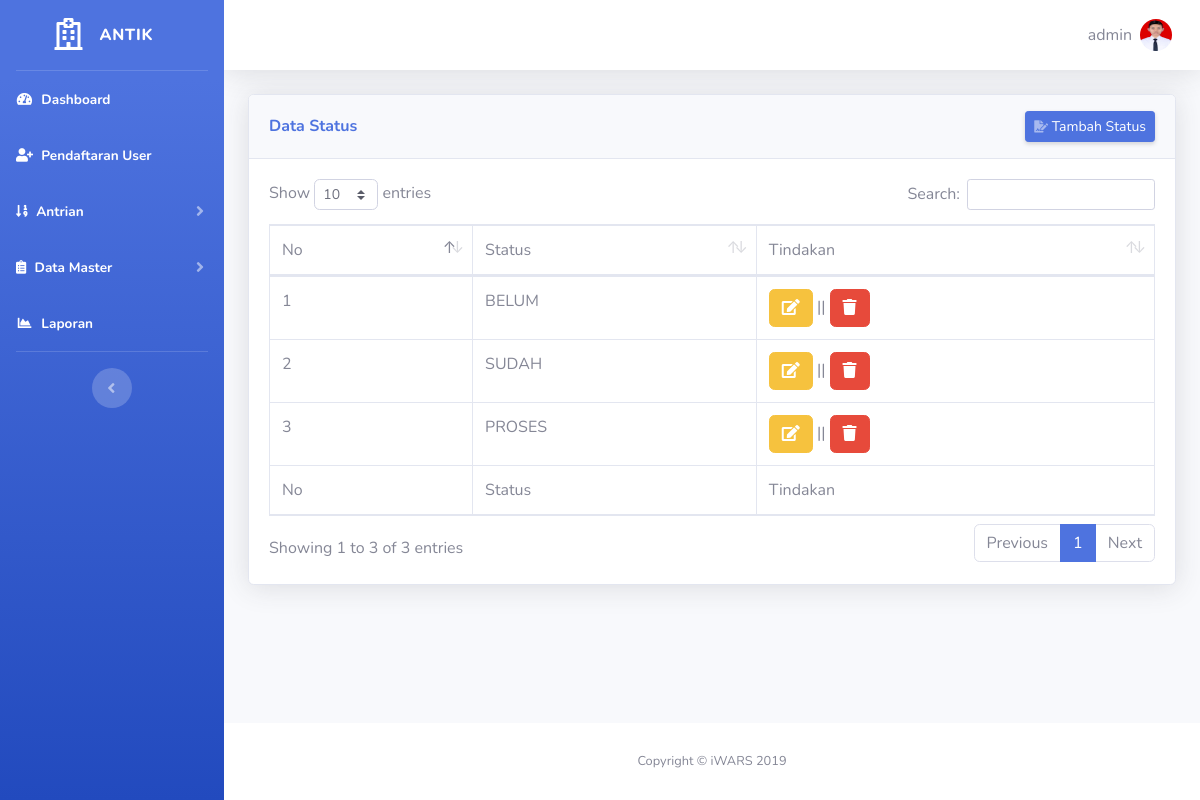
The app's page /Admin/data-status.php (signed in) with its own data.
### tables this page shows
CREATE TABLE `tb_user` (
  `id_user` int(11) NOT NULL,
  `id_akses` int(11) NOT NULL,
  `no_identitas` varchar(20) NOT NULL,
  `nama` varchar(40) NOT NULL,
  `jenis_kelamin` varchar(1) NOT NULL,
  `tempat_lahir` varchar(30) NOT NULL,
  `tanggal_lahir` date NOT NULL,
  `no_hp` varchar(13) NOT NULL,
  `alamat` varchar(100) NOT NULL,
  `email` varchar(100) NOT NULL,
  `pekerjaan` varchar(30) NOT NULL,
  `username` varchar(10) NOT NULL,
  `password` varchar(10) NOT NULL,
  `foto` varchar(200) NOT NULL
);

CREATE TABLE `tb_status` (
  `id_status` int(11) NOT NULL,
  `ket_status` varchar(10) NOT NULL
);

### session.php (called while the page is built, shortened)
<?php
include "koneksi.php";
$user_check = $_SESSION['username'];
$sql = "SELECT * FROM tb_user WHERE username='$user_check'";
$ses_sql = mysqli_query($koneksi, $sql);
$row = mysqli_fetch_assoc($ses_sql);
$username=$row['username'];
$foto = $row['foto'];
 ?>

### Admin/functions.php (called while the page is built, shortened)
<?php
require '../koneksi.php';
function query($sql){
	global $koneksi;
	$result = mysqli_query($koneksi, $sql);
	$rows = [];
	while ($data = mysqli_fetch_assoc($result)) {
		$rows[]=$data;
	}
	return $rows;
}
?>

### Admin/data-status.php (the view, shortened to what this page needs)
<?php
  require 'functions.php';
  include '../session.php';
  $dstatus = query("SELECT * FROM tb_status");
?>
<!DOCTYPE html>
<html lang="en">
<?php include 'assets/header.php'; ?>
<body id="page-top">
  <div id="wrapper">
   <?php include 'assets/sidebar.php'; ?>
    <div id="content-wrapper" class="d-flex flex-column">
      <div id="content">
       <?php include 'assets/navbar.php'; ?>
        <div class="container-fluid">
          <div class="card shadow mb-4">
            <div class="card-header py-3 d-sm-flex align-items-center justify-content-between">
              <h6 class="m-0 font-weight-bold text-primary">Data Status</h6>
              <button type="button" class="d-one d-sm-inline-block btn btn-sm btn-primary shadow-sm" data-toggle="modal" data-target="#modalTambah"><i class="fas fa-file-signature fa-sm text-white-50"></i> Tambah Status</button>
            </div>
            <div class="card-body">
              <div class="table-responsive">
                <table class="table table-bordered" id="dataTable" width="100%" cellspacing="0">
                  <thead>
                    <tr>
                      <td>No</td>
                      <td>Status</td>
                      <td>Tindakan</td>
                    </tr>
                  </thead>
                  <tfoot>
                    <tr>
                      <td>No</td>
                      <td>Status</td>
                      <td>Tindakan</td>
                    </tr>
                  </tfoot>
                  <tbody>
                  <?php
                    $no=1;
                    foreach ($dstatus as $data) {
                  ?>
                    <tr>
                        <td><?php echo $no;?></td>
                        <td><?php echo $data ['ket_status'];?></td>
                        <td><a href="edit-dstatus.php?id=<?php echo $data['id_status'];?>" class="btn btn-warning" name="edit-dstatus"><i class="fas fa-edit"></i></a> || <a href="hapus-dstatus.php?id=<?php echo $data['id_status'];?>"  onclick="return confirm('Apakah anda yakin?')" class="btn btn-danger"><i class="fas fa-trash"></i></a></td>
                    </tr>
                    <?php $no++;?>
                    <?php } ?>
                  </tbody>
                </table>
              </div>
            </div>
          </div>
        </div>
      </div>
      <?php include 'assets/footer.php'; ?>
    </div>
  </div>
</body>
</html>

### Admin/assets/navbar.php (shortened to what this page needs)
<nav class="navbar navbar-expand navbar-light bg-white topbar mb-4 static-top shadow">
  <ul class="navbar-nav ml-auto">
    <li class="nav-item dropdown no-arrow">
      <a class="nav-link dropdown-toggle" href="#" id="userDropdown" role="button" data-toggle="dropdown" aria-haspopup="true" aria-expanded="false">
        <span class="mr-2 d-none d-lg-inline text-gray-600 medium"><?php echo $username;?></span>
        <img class="img-profile rounded-circle" src="../img/<?php echo $foto;?>">
      </a>
    </li>
  </ul>
</nav>

### records on screen
tb_user: username "admin", foto (picture)
tb_status: ket_status "BELUM"
tb_status: ket_status "SUDAH"
tb_status: ket_status "PROSES"
